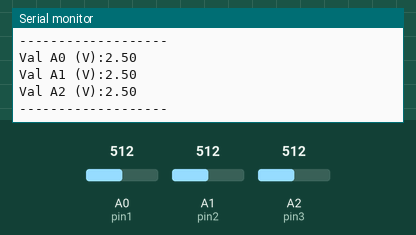
Recording of a sketch running on a simulated Arduino Uno, built with avr-gcc and run on an emulated ATmega328P. Shown: the last lines printed to the serial monitor. The inputs (shaded band) are chosen by the test bench; at power-on: A0 (pin1) = 512, A1 (pin2) = 512, A2 (pin3) = 512.

Above: at 1.8 s.
1.9 s: A0 (pin1) set to 716
3.4 s: A1 (pin2) set to 716
At 4.7 s:
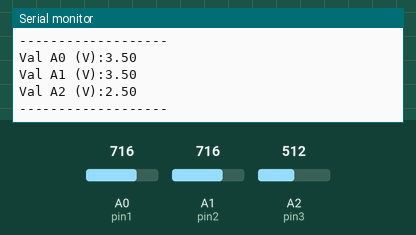
4.9 s: A2 (pin3) set to 716
At 5.9 s:
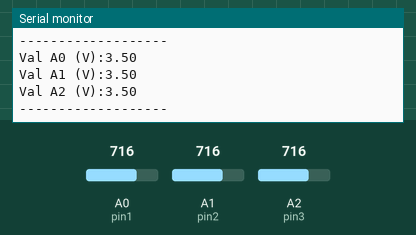
6.4 s: A0 (pin1) set to 900
7.9 s: A1 (pin2) set to 900
At 8.9 s:
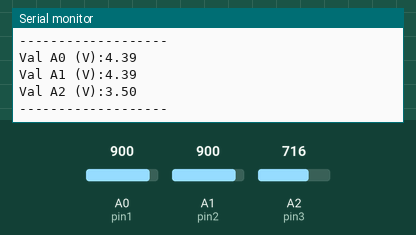
9.4 s: A2 (pin3) set to 900
At 10.9 s:
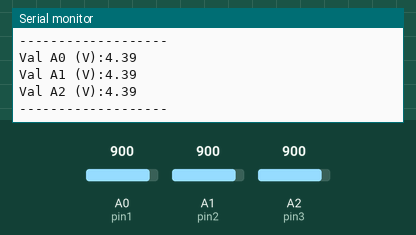
Timing chart, 0 to 11.9 s (numbered marks = the images above; inputs shaded):
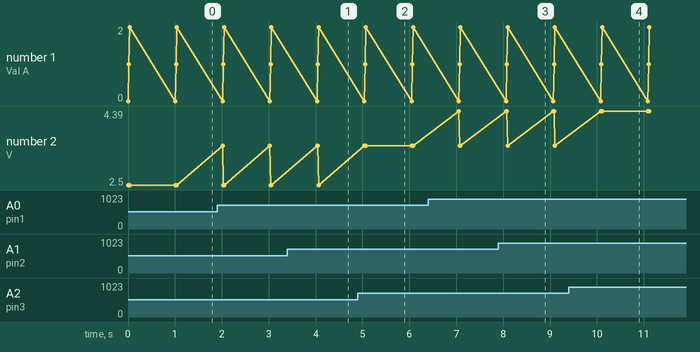

Measured:
- after the input at 3.4 s, the serial monitor: prints a new line after 0.65 s (image 1)
- after the input at 4.9 s, the serial monitor: prints a new line after 0.17 s (image 2)
- after the input at 7.9 s, the serial monitor: prints a new line after 0.18 s (image 3)
- after the input at 9.4 s, the serial monitor: prints a new line after 0.71 s (image 4)

The sketch:

Mesure_humidite_3_pots.ino
```cpp
/* 15/01/19 */

const int pin1 = 0;
const int pin2 = 1;
const int pin3 = 2;
int val1 = 0;
int val2 = 0;
int val3 = 0;

void setup()
{
  Serial.begin(9600);
  pinMode(pin1, INPUT);
  pinMode(pin2, INPUT);
  pinMode(pin3, INPUT);
}

void loop()
{
  val1 = analogRead(pin1);
  val2 = analogRead(pin2);
  val3 = analogRead(pin3);
  Serial.print("Val A0 (V):");
  Serial.println((float)val1/1024*5);
  Serial.print("Val A1 (V):");
  Serial.println((float)val2/1024*5);
  Serial.print("Val A2 (V):");
  Serial.println((float)val3/1024*5);
  Serial.println("-------------------");
  delay(1000);
}
```
